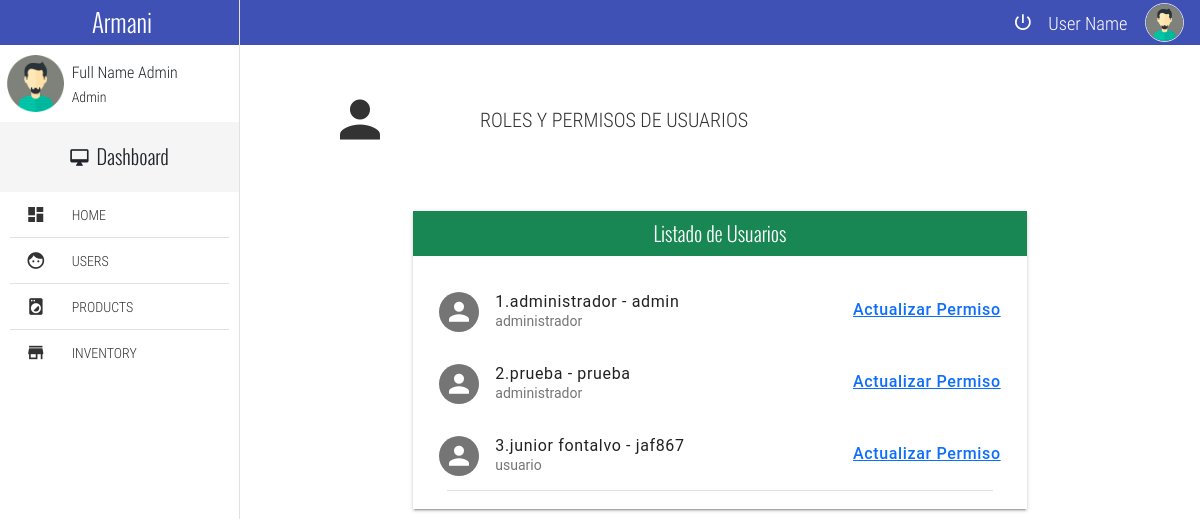
The page /adminpage/ (signed in) on the database as committed earlier.
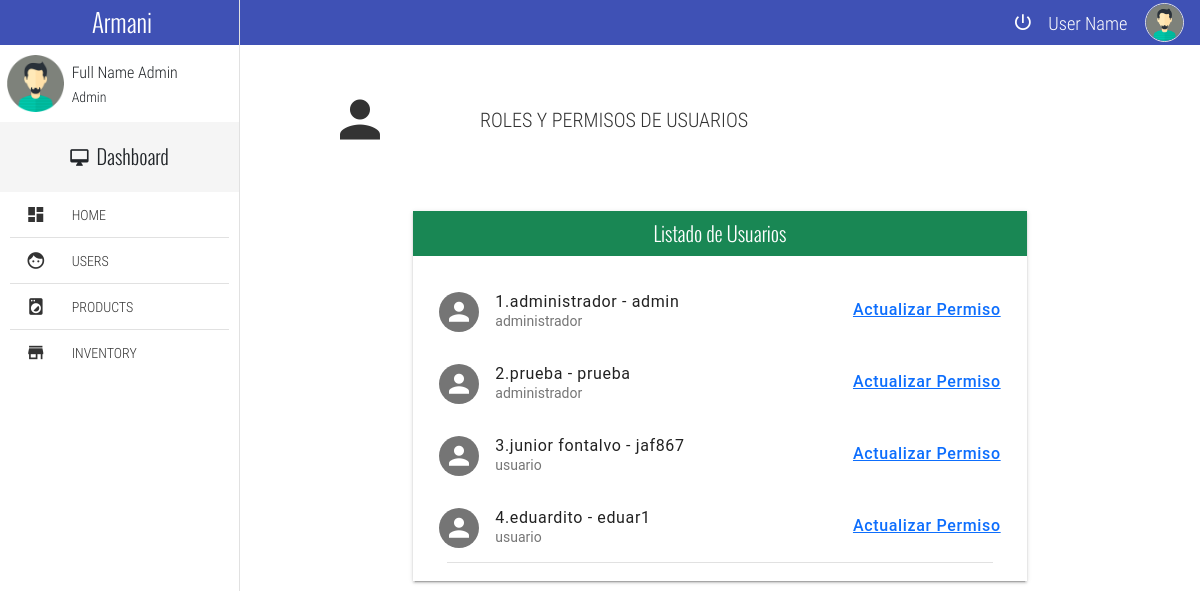
The same page on the database as committed later.
### tables this page shows
CREATE TABLE usuarios (usuario STRING PRIMARY KEY NOT NULL, nombre STRING NOT NULL, clave STRING NOT NULL, tipousuario STRING NOT NULL, balance REAL NOT NULL, listadeseo STRING, carrito STRING);

### views.py (the view)
@main.route( '/adminpage/', methods = ['GET','POST'])
@login_required
def gestionusuario():
    db = get_db()
    try:
        consulta = db.execute('select * from usuarios').fetchall()
        db.commit()
    except Exception as e:
        print('Exception: {}'.format(e))
    close_db()
    return render_template('admin.html', usuarios = consulta)

### db.py (called while the page is built)
def get_db():
    try:
        if 'db' not in g:
            g.db=sqlite3.connect('proyectoecommerce.db')
            print('conectada')
            return g.db
    except Error:
        print(Error)

### views.py (called while the page is built)
def login_required(view):
    @functools.wraps(view)
    def wraped_view(**kwargs):
        if 'usuario' not in session:
            return redirect(url_for('main.login'))
        return view(**kwargs)
    return wraped_view

### templates/admin.html
{% extends 'baseadmin.html' %}
{% block cuerpo %}
	<section class="full-width pageContent">
		<section class="full-width header-well">
			<div class="full-width header-well-icon">
				<i class="zmdi zmdi-account"></i>
			</div>
			<div class="full-width text center header-well-text">
				<p class="text-condensedLight">
					ROLES Y PERMISOS DE USUARIOS
				</p>
			</div>
		</section>
			<div class="mdl-tabs__panel" id="tabListAdmin">
				<div class="mdl-grid">
					<div class="mdl-cell mdl-cell--4-col-phone mdl-cell--8-col-tablet mdl-cell--8-col-desktop mdl-cell--2-offset-desktop">
						<div class="full-width panel mdl-shadow--2dp">
							<div class="full-width panel-tittle bg-success text-center tittles">
								Listado de Usuarios
							</div>
							<div class="full-width panel-content">
								<div class="mdl-list">
									{% for usuario in usuarios %}
									<div class="mdl-list__item mdl-list__item--two-line">
										<span class="mdl-list__item-primary-content">
											<i class="zmdi zmdi-account mdl-list__item-avatar"></i>
											<span>{{ loop.index }}.{{ usuario[1] }} - {{ usuario[0] }}</span>
											<span class="mdl-list__item-sub-title">{{ usuario[3] }}</span>
										</span>
										<a class="mdl-list__item-secondary-action" href="{{url_for('main.modificarpermiso',type=usuario[0], variable =usuario[3] )}}" class="btn btn-secondary">Actualizar Permiso</a>
									</div>
									{% endfor %}
									<li class="full-width divider-menu-h"></li>
								</div>
							</div>
						</div>
					</div>
				</div>
		</div>
	</section>
</body>
</html>
{% endblock %}

### templates/baseadmin.html (shortened to what this page needs)
<!DOCTYPE html>
<html>
<head>
	<link rel="stylesheet" href="{{ url_for('static', filename='css/normalize.css') }}"/>
	<link rel="stylesheet" href="{{ url_for('static', filename='css/material.min.css') }}"/>
	<link rel="stylesheet" href="{{ url_for('static', filename='css/material-design-iconic-font.min.css') }}"/>
	<link rel="stylesheet" href="{{ url_for('static', filename='css/jquery.mCustomScrollbar.css') }}"/>
	<link rel="stylesheet" href="{{ url_for('static', filename='css/main.css') }}"/>
	<link href="https://cdn.jsdelivr.net/npm/bootstrap@5.1.2/dist/css/bootstrap.min.css" rel="stylesheet">
</head>
<body>
	<div class="full-width navBar">
		<div class="full-width navBar-options">
			<nav class="navBar-options-list">
				<ul class="list-unstyle">
					<li class="btn-exit" id="btn-exit">
						<i class="zmdi zmdi-power"></i>
					</li>
					<li class="text-condensedLight noLink" ><small>User Name</small></li>
					<li class="noLink">
						<figure>
							<img src="{{ url_for('static', filename='img/avatar-male.png') }}" class="img-fluid" alt="...">
						</figure>
					</li>
				</ul>
			</nav>
		</div>
	</div>
	<section class="full-width navLateral">
		<div class="full-width navLateral-bg btn-menu"></div>
		<div class="full-width navLateral-body">
			<div class="full-width navLateral-body-logo text-center tittles">
				 Armani
			</div>
			<figure class="full-width" style="height: 77px;">
				<div class="navLateral-body-cl">
					<img src="{{ url_for('static', filename='img/avatar-male.png') }}" class="img-fluid" alt="...">
				</div>
				<figcaption class="navLateral-body-cr hide-on-tablet">
					<span>
						Full Name Admin<br>
						<small>Admin</small>
					</span>
				</figcaption>
			</figure>
			<div class="full-width tittles navLateral-body-tittle-menu">
				<i class="zmdi zmdi-desktop-mac"></i><span class="hide-on-tablet">&nbsp; Dashboard</span>
			</div>
			<nav class="full-width">
				<ul class="full-width list-unstyle menu-principal">
					<li class="full-width">
						<a href="{{url_for('main.home')}}" class="full-width">
							<div class="navLateral-body-cl">
								<i class="zmdi zmdi-view-dashboard"></i>
							</div>
							<div class="navLateral-body-cr hide-on-tablet">
								HOME
							</div>
						</a>
					</li>
					<li class="full-width divider-menu-h"></li>
					<li class="full-width">
						<a href="{{url_for('main.gestionusuario')}}" class="full-width btn-subMenu">
							<div class="navLateral-body-cl">
								<i class="zmdi zmdi-face"></i>
							</div>
							<div class="navLateral-body-cr hide-on-tablet">
								USERS
							</div>
						</a>
					</li>
					<li class="full-width divider-menu-h"></li>
					<li class="full-width">
						<a href="{{url_for('main.gestionproducto')}}" class="full-width">
							<div class="navLateral-body-cl">
								<i class="zmdi zmdi-washing-machine"></i>
							</div>
							<div class="navLateral-body-cr hide-on-tablet">
								PRODUCTS
							</div>
						</a>
					</li>
					<li class="full-width divider-menu-h"></li>
					<li class="full-width">
						<a href="{{url_for('main.inventory')}}" class="full-width">
							<div class="navLateral-body-cl">
								<i class="zmdi zmdi-store"></i>
							</div>
							<div class="navLateral-body-cr hide-on-tablet">
								INVENTORY
							</div>
						</a>
					</li>
				</ul>
			</nav>
		</div>
	</section>
    {% block cuerpo %} {% endblock %}

### static/css/main.css (style rules this page uses)
html, body { width: 100%; height: 100%; margin: 0; padding: 0; font-size: 16px; font-family: "RobotoRegular"; position: relative; background-color: #fff; }
.text-condensedLight { font-family: "RobotoCondensedLight"; }
.text-center { text-align: center; }
.tittles { font-family: "OswaldLight"; }
.full-width { margin: 0; padding: 0; width: 100%; box-sizing: border-box; }
.list-unstyle { margin: 0; padding: 0; list-style: none; box-sizing: border-box; }
.divider-menu-h { height: 0 !important; border-top: 1px solid #E1E1E1; width: 92% !important; margin: 0 auto !important; }
.mdl-list__item-avatar { line-height: 40px; text-align: center; font-size: 30px; }
.panel { height: auto; }
.panel-tittle { height: 45px; display: block; line-height: 45px; color: #fff; font-size: 20px; }
.panel-content { display: block; padding: 10px; }
.header-well, .header-well-icon, .header-well-text { min-height: 150px; height: auto; }
.header-well { position: relative; }
.header-well-icon, .header-well-text { position: absolute; top: 0; color: #333; }
.header-well-icon { left: 0; width: 25%; }
.header-well-icon i, .header-well-text p { position: absolute; top: 50%; display: block; width: 100%; transform: translateY(-50%); }
.header-well-icon i { text-align: center; font-size: 60px; }
.header-well-text { right: 0; width: 75%; }
.header-well-text p { font-size: 20px; margin: 0; padding: 0; }
.bg-success { background-color: #3f903f !important; }
.navBar { background-color: #3F51B5; height: 45px; position: absolute; top: 0; left: 0; z-index: 79; color: #fff; }
.navBar-options { line-height: 45px; height: 45px; position: absolute; width: 80%; top: 0; right: 0; padding: 0; transition: all .3s ease-in-out; }
.navBar-options .zmdi-more-vert, .navBar-options-list { line-height: 45px; position: absolute; top: 0; height: 45px; margin: 0; padding: 0; }
.navBar-options-list { right: 9px; }
.navBar-options-list .noLink { cursor: inherit !important; }
.navBar-options-list ul { height: 45px; }
.navBar-options-list ul li { height: 45px; line-height: 45px; cursor: pointer; display: inline-block; padding: 0 7px; font-size: 21px; -moz-user-select: none; -webkit-user-select: none; -ms-user-select: none; }
.navBar-options-list ul li { outline: none; }
.navBar-options-list ul li figure, .navBar-options-list ul li figure img { margin: 0; padding: 0; padding-top: 0; margin-top: 0; box-sizing: border-box; }
.navBar-options-list ul li figure { height: 45px; }
.navBar-options-list ul li figure img { border: 1px solid #E1E1E1; border-radius: 50%; width: 39px; height: 39px; margin-bottom: 3px; }
.navLateral, .pageContent, .navLateral-body, .navLateral-bg { position: absolute; top: 0; height: 100%; }
.navLateral { left: 0; width: 20%; z-index: 80; border-right: 1px solid #E1E1E1; transition: all .3s ease-in-out; }
.navLateral-body { background-color: #fff; z-index: 82; left: 0; padding-bottom: 30px; }
.navLateral-body-logo { height: 45px; line-height: 45px; color: #fff; width: 100%; font-size: 25px; background-color: #3F51B5; }
.navLateral-body-cl, .navLateral-body-cr { box-sizing: border-box; height: 77px; float: left; margin: 0; padding: 0; position: relative; }
.navLateral-body-cl { width: 30%; }
.navLateral-body-cl img { width: 57px; height: 57px; margin: 0 auto; display: block; margin-top: 10px; }
.navLateral-body-cr { width: 70%; font-family: "RobotoCondensedLight"; }
.navLateral-body-cr span { position: absolute; top: 50%; left: 50%; transform: translate(-50%, -50%); display: block; width: 100%; }
.navLateral-body-tittle-menu { height: 70px; line-height: 70px; font-size:20px; background-color: #F5F5F5; text-align: center; }
.menu-principal li, .menu-principal li a { display: block; }
.menu-principal li a { height: 45px; color: #333; position: relative; transition: all .3s ease-in-out; }
.menu-principal li a div.navLateral-body-cl, .menu-principal li a div.navLateral-body-cr { height: 45px; line-height: 45px; }
.menu-principal li a div.navLateral-body-cl { text-align: center; font-size: 20px; }
.pageContent { padding-top: 45px; right: 0; width: 80%; z-index: 77; background-color: #fff; transition: all .3s ease-in-out; }

Rows that differ between the two databases and show on the page:
added usuarios: nombre "eduardito", usuario "eduar1", tipousuario "usuario"
